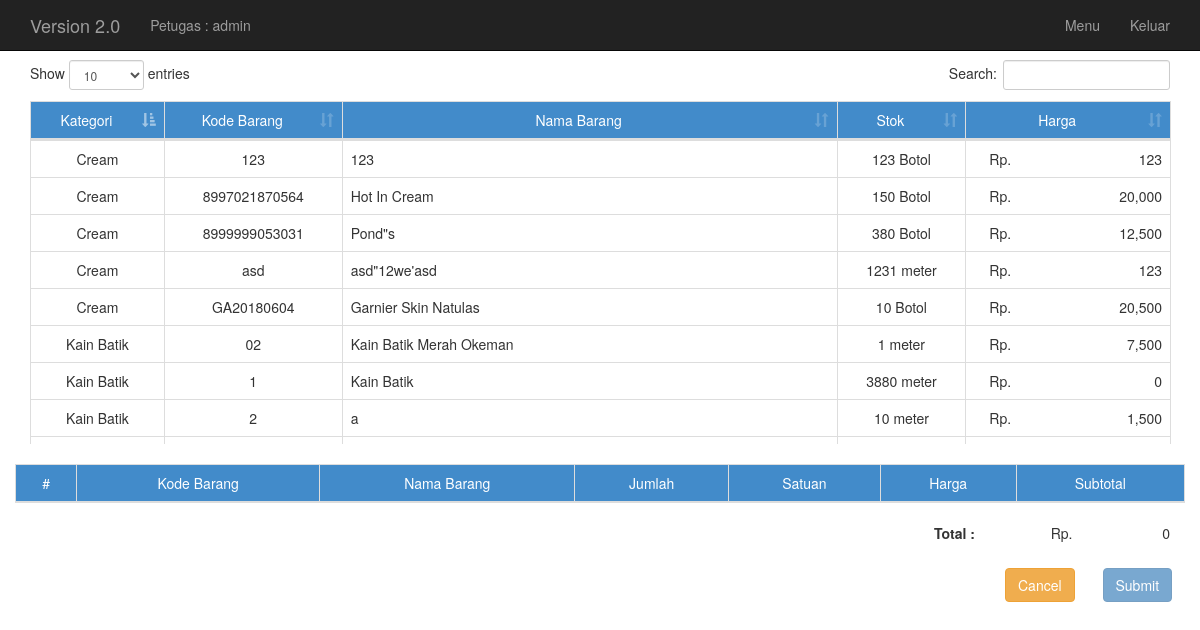
The page /transaction_combine.php (signed in) on the database as committed earlier.
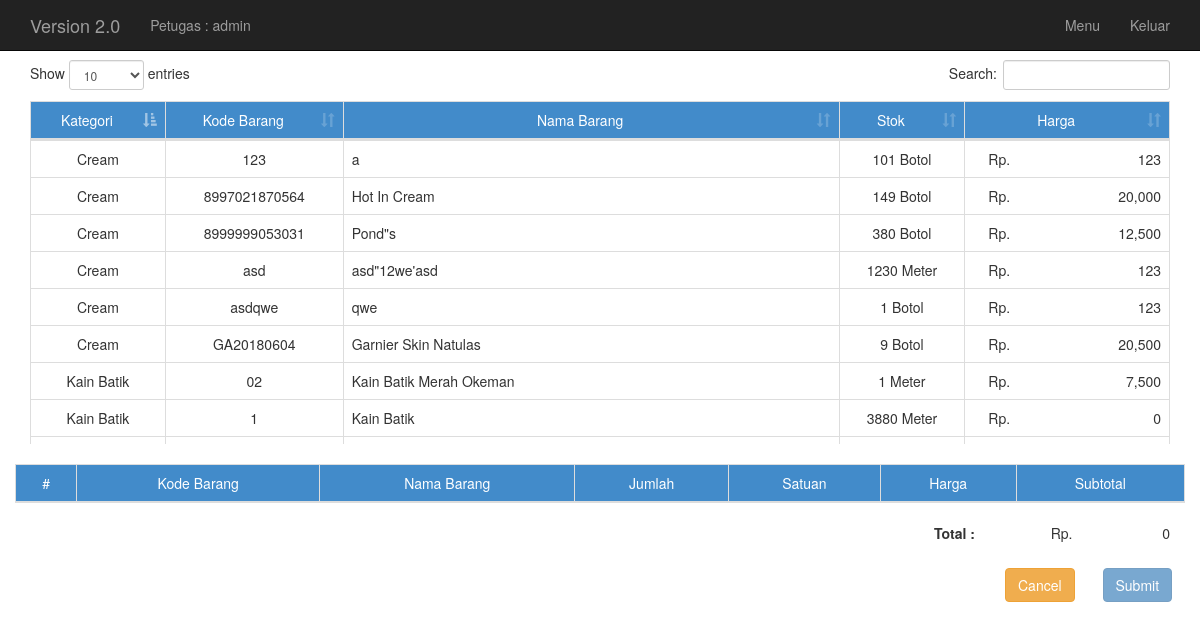
The same page on the database as committed later.
### tables this page shows
CREATE TABLE `stok` (
  `id` int(11) NOT NULL,
  `nama_kategori` varchar(255) NOT NULL,
  `kode_barang` varchar(255) NOT NULL,
  `nama_barang` varchar(255) NOT NULL,
  `jumlah_barang` int(11) NOT NULL,
  `kode_satuan` varchar(255) NOT NULL,
  `harga` int(11) NOT NULL
);

### transaction_combine.php (the view, shortened to what this page needs)
<?php
include 'connectdb.php';
?>
<!DOCTYPE html>
<html lang="en">
  <head>
    <link rel="stylesheet" type="text/css" href="css/bootstrap.min.css" />
    <link rel="stylesheet" href="css/jquery-ui-1.10.3.custom.min.css" />
    <link rel="stylesheet" type="text/css" href="css/datatables.bootstrap.min.css" />
  </head>
  <body>
    <nav class="navbar navbar-inverse navbar-fixed-top">
      <div class="container">
        <div class="navbar-header">
          <a class="navbar-brand" href="home.php">Version 2.0</a>
        </div>
        <div id="navbar" class="collapse navbar-collapse">
          <ul class="nav navbar-nav">
            <li><a>Petugas : <?php echo $_SESSION['user']; ?></a></li>
          </ul>
          <ul class="nav navbar-nav navbar-right">
          <?php
          if ($_SESSION['user'] == "admin")
          {
            echo '
            <li><a href="home.php">Menu</a></li>
            <li><a href="destroy.php">Keluar</a></li>';
          }
          ?>
          </ul>
        </div>
      </div>
    </nav>
    <div class="container" role="main" style="margin-top: 60px;">
      <div class="row" style="max-height: 384px; overflow-y: auto;">
        <div class="col-md-12">
          <table class="table table-bordered table-hover" id="stok">
            <thead>
               <td class="text-center" style="background-color:#428BCA;color:#FFF">Kategori</td>
               <td class="text-center" style="background-color:#428BCA;color:#FFF">Kode Barang</td>
               <td class="text-center" style="background-color:#428BCA;color:#FFF">Nama Barang</td>
               <td class="text-center" style="background-color:#428BCA;color:#FFF">Stok</td>
               <td class="text-center" style="background-color:#428BCA;color:#FFF">Harga</td>
            </thead>
            <?php
            $query = "SELECT * FROM stok ORDER BY nama_kategori,kode_barang";
            $result = mysqli_query($con, $query);
            while($row = mysqli_fetch_array($result))
            {
              echo '
              <tr id="'.$row["id"].'" data-toggle="modal" data-target="#exampleModal" data-whatever="'.$row["id"].'" style="cursor:pointer;">
              <td class="text-center" id="'.$row["id"].'">'.$row["nama_kategori"].'</td>
              <td class="text-center" id="'.$row["id"].'">'.$row["kode_barang"].'</td>
              <td class="text-left" id="'.$row["id"].'">'.$row["nama_barang"].'</td>
              <td class="text-center" id="'.$row["id"].'">'.$row["jumlah_barang"].' '.$row["kode_satuan"].'</td>
              <td class="text-right" id="'.$row["id"].'"><span class="col-xs-1 text-right">Rp.</span><span>'.number_format($row["harga"],0).'</span></td>
              </tr>';
            }
            ?>
          </table>
        </div>
      </div>
      <br>
      <div class="row">
        <table class='table table-bordered table-hover' id='transData'>
          <thead>
            <tr>
              <td class='text-center' style="background-color:#428BCA;color:#FFF">#</td>
              <td class='text-center' style="background-color:#428BCA;color:#FFF">Kode Barang</td>
              <td class='text-center' style="background-color:#428BCA;color:#FFF">Nama Barang</td>
              <td class='text-center' style="background-color:#428BCA;color:#FFF">Jumlah</td>
              <td class='text-center' style="background-color:#428BCA;color:#FFF">Satuan</td>
              <td class='text-center' style="background-color:#428BCA;color:#FFF">Harga</td>
              <td class='text-center' style="background-color:#428BCA;color:#FFF">Subtotal</td>
            </tr>
          </thead>
            <?php
            $total = 0;
            ?>
        </table>
      </div>
      <div class="row">
        <div class="col-md-9"></div>
        <div class="col-md-1 text-right">
          <label>Total :</label>
        </div>
        <div class="col-md-1 text-right">
          <span>Rp.</span>
        </div>
        <div class="col-md-1 text-right">
          <span id="total">
            <?php
              echo number_format($total);
            ?>
          </span>
        </div>
      </div>
      <div class="row"><br></div>
      <div class="row">
        <div class="col-md-10"></div>
        <div class="col-md-1">
          <a class="btn btn-warning" href="clear_dummy.php">Cancel</a>
        </div>
        <div class="col-md-1 text-right">
          <?php
            $result = mysqli_query($con, "SELECT count(*) FROM dummy");
            $count = mysqli_fetch_array($result);
            $count = $count['count(*)'];
            if ($count == 0) {
              echo '<button class="btn btn-primary" data-toggle="modal" data-target="#myModal" disabled>Submit</button>';
            }
            else
            {
              echo '<button class="btn btn-primary" data-toggle="modal" data-target="#myModal">Submit</button>';
            }
          ?>
        </div>
      </div>
    </div>
  </body>
</html>

Rows that differ between the two databases and show on the page:
no longer on this page (row edited): stok: nama_kategori "Kain Batik", kode_barang "2", nama_barang "a", jumlah_barang "10", kode_satuan "meter", harga "1,500"
changed stok (number 1 of 8 on the later page): nama_barang "123" → "a"; jumlah_barang "123" → "101"
changed stok "Hot In Cream": jumlah_barang "150" → "149"
changed stok "asd": jumlah_barang "1231" → "1230"; kode_satuan "meter" → "Meter"
added stok: nama_kategori "Cream", kode_barang "asdqwe", nama_barang "qwe", jumlah_barang "1", kode_satuan "Botol", harga "123"
changed stok "GA20180604": jumlah_barang "10" → "9"
changed stok "Kain Batik Merah Okeman": kode_satuan "meter" → "Meter"
changed stok (number 8 of 8 on the later page): kode_satuan "meter" → "Meter"
